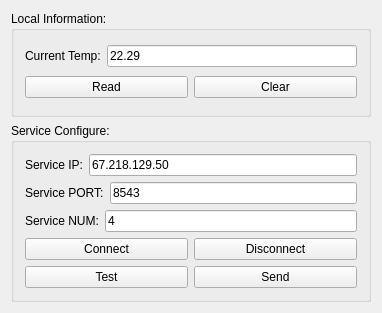
<?xml version="1.0" encoding="UTF-8"?>
<ui version="4.0">
 <class>Widget</class>
 <widget class="QWidget" name="Widget">
  <property name="geometry">
   <rect>
    <x>0</x>
    <y>0</y>
    <width>382</width>
    <height>313</height>
   </rect>
  </property>
  <property name="windowTitle">
   <string>Widget</string>
  </property>
  <layout class="QVBoxLayout" name="verticalLayout_3">
   <item>
    <widget class="QGroupBox" name="groupBox_2">
     <property name="title">
      <string>Local Information:</string>
     </property>
     <layout class="QVBoxLayout" name="verticalLayout_2">
      <item>
       <layout class="QHBoxLayout" name="horizontalLayout_6">
        <item>
         <widget class="QLabel" name="label">
          <property name="text">
           <string>Current Temp:</string>
          </property>
         </widget>
        </item>
        <item>
         <widget class="QLineEdit" name="lineEditLocalTempValue">
          <property name="text">
           <string>22.29</string>
          </property>
         </widget>
        </item>
       </layout>
      </item>
      <item>
       <layout class="QHBoxLayout" name="horizontalLayout_7">
        <item>
         <widget class="QPushButton" name="pushButtonGetTemp">
          <property name="text">
           <string>Read</string>
          </property>
         </widget>
        </item>
        <item>
         <widget class="QPushButton" name="pushButtonClear">
          <property name="text">
           <string>Clear</string>
          </property>
         </widget>
        </item>
       </layout>
      </item>
     </layout>
    </widget>
   </item>
   <item>
    <widget class="QGroupBox" name="groupBox">
     <property name="title">
      <string>Service Configure:</string>
     </property>
     <layout class="QVBoxLayout" name="verticalLayout">
      <item>
       <layout class="QHBoxLayout" name="horizontalLayout">
        <item>
         <widget class="QLabel" name="label_3">
          <property name="text">
           <string>Service IP:</string>
          </property>
         </widget>
        </item>
        <item>
         <widget class="QLineEdit" name="lineEditServerIp">
          <property name="text">
           <string>67.218.129.50</string>
          </property>
         </widget>
        </item>
       </layout>
      </item>
      <item>
       <layout class="QHBoxLayout" name="horizontalLayout_2">
        <item>
         <widget class="QLabel" name="label_4">
          <property name="text">
           <string>Service PORT:</string>
          </property>
         </widget>
        </item>
        <item>
         <widget class="QLineEdit" name="lineEditServerPort">
          <property name="text">
           <string>8543</string>
          </property>
         </widget>
        </item>
       </layout>
      </item>
      <item>
       <layout class="QHBoxLayout" name="horizontalLayout_3">
        <item>
         <widget class="QLabel" name="label_5">
          <property name="text">
           <string>Service NUM:</string>
          </property>
         </widget>
        </item>
        <item>
         <widget class="QLineEdit" name="lineEditServerNum">
          <property name="text">
           <string>4</string>
          </property>
         </widget>
        </item>
       </layout>
      </item>
      <item>
       <layout class="QHBoxLayout" name="horizontalLayout_4">
        <item>
         <widget class="QPushButton" name="pushButtonConnect">
          <property name="text">
           <string>Connect</string>
          </property>
         </widget>
        </item>
        <item>
         <widget class="QPushButton" name="pushButtonDisconnect">
          <property name="text">
           <string>Disconnect</string>
          </property>
         </widget>
        </item>
       </layout>
      </item>
      <item>
       <layout class="QHBoxLayout" name="horizontalLayout_5">
        <item>
         <widget class="QPushButton" name="pushButtonTest">
          <property name="text">
           <string>Test</string>
          </property>
         </widget>
        </item>
        <item>
         <widget class="QPushButton" name="pushButtonSend">
          <property name="text">
           <string>Send</string>
          </property>
         </widget>
        </item>
       </layout>
      </item>
     </layout>
    </widget>
   </item>
  </layout>
 </widget>
 <layoutdefault spacing="6" margin="11"/>
 <resources/>
 <connections/>
</ui>
